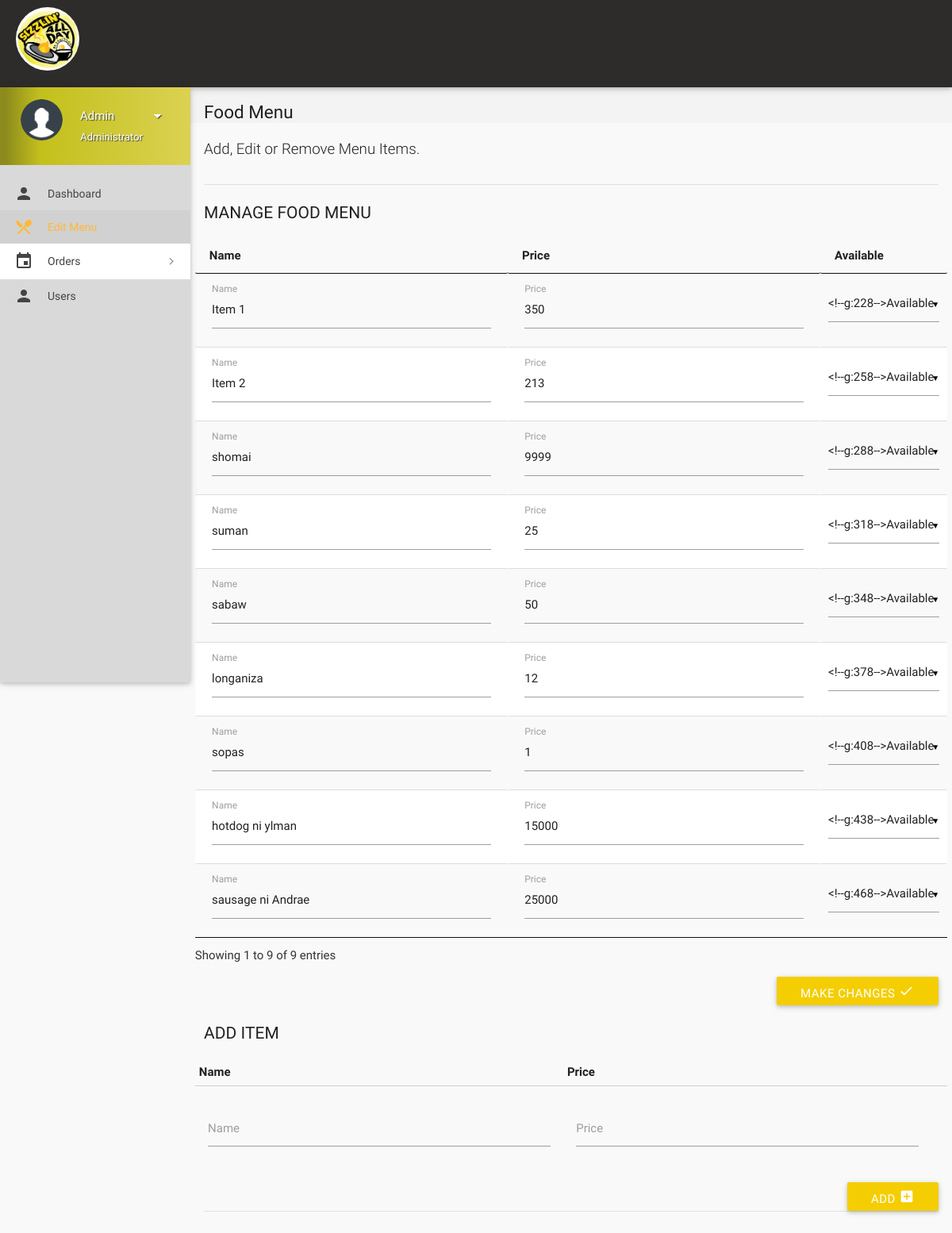
The page /Website/edit-menu.php (signed in) on the database its author committed.
### tables this page shows
CREATE TABLE `items` (
  `id` int(11) NOT NULL,
  `name` varchar(20) NOT NULL,
  `price` int(11) NOT NULL,
  `deleted` tinyint(4) NOT NULL DEFAULT 0
);

### Website/includes/connect.php (called while the page is built, shortened)
<?php
if(isset($_SESSION['name']))
$name = $_SESSION['name'];
if(isset($_SESSION['role']))
$role = $_SESSION['role'];
?>

### Website/edit-menu.php (the view, shortened to what this page needs)
<?php
include 'includes/connect.php';
	if($_SESSION['admin_sid']==session_id())
	{
		?>
<!DOCTYPE html>
<html lang="en">
<head>
  <link href="css/materialize.min.css" type="text/css" rel="stylesheet" media="screen,projection">
  <link href="css/style.min.css" type="text/css" rel="stylesheet" media="screen,projection">
  <link href="css/custom/custom.min.css" type="text/css" rel="stylesheet" media="screen,projection">
  <link href="js/plugins/perfect-scrollbar/perfect-scrollbar.css" type="text/css" rel="stylesheet" media="screen,projection">
  <link href="js/plugins/data-tables/css/jquery.dataTables.min.css" type="text/css" rel="stylesheet" media="screen,projection">
</head>
<body>
  <header id="header" class="page-topbar">
        <div class="navbar-fixed">
            <nav class="navbar-color">
                <div class="nav-wrapper">
                    <ul class="left">
                    <li><h1 class="logo-wrapper"><a href="index.php" class="brand-logo darken-1"><img src="img/logo.jpg"  alt="Logo" width="80px" height="80px"></a></h1></li>
                    </ul>
                </div>
            </nav>
        </div>
  </header>
  <div id="main">
    <div class="wrapper">
      <aside id="left-sidebar-nav">
        <ul id="slide-out" class="side-nav fixed leftside-navigation">
            <li class="user-details  light-blue darken-2">
            <div class="row">
                <div class="col col s4 m4 l4">
                    <img src="images/userav.png" alt="" class="circle responsive-img valign profile-image">
                </div>
                <div class="col col s8 m8 l8">
                    <a class="btn-flat dropdown-button waves-effect waves-light white-text profile-btn" href="#" data-activates="profile-dropdown"><?php echo $name;?> <i class="mdi-navigation-arrow-drop-down right"></i></a>
                    <p class="user-roal"><?php echo $role;?></p>
                </div>
            </div>
            </li>
            <li class="bold"><a href="details.php" class="waves-effect waves-light-blue"><i class="mdi-social-person"></i> Dashboard</a>
            </li>
            <li class="bold active"><a href="edit-menu.php" class="waves-effect waves-light-blue"><i class="mdi-maps-local-restaurant"></i> Edit Menu</a>
            </li>
                <li class="no-padding">
                    <ul class="collapsible collapsible-accordion">
                        <li class="bold"><a class="collapsible-header waves-effect waves-light-blue"><i class="mdi-editor-insert-invitation"></i> Orders</a>
                        </li>
                    </ul>
                </li>
            <li class="bold"><a href="users.php" class="waves-effect waves-light-blue"><i class="mdi-social-person"></i> Users</a>
            </li>
        </ul>
        </aside>
      <section id="content">
        <div id="breadcrumbs-wrapper">
          <div class="container">
            <div class="row">
              <div class="col s12 m12 l12">
                <h5 class="breadcrumbs-title">Food Menu</h5>
              </div>
            </div>
          </div>
        </div>
        <div class="container">
          <p class="caption">Add, Edit or Remove Menu Items.</p>
          <div class="divider"></div>
		  <form class="formValidate" id="formValidate" method="post" action="router/menu-router.php" novalidate="novalidate">
            <div class="row">
              <div class="col s12 m4 l3">
                <h4 class="header">Manage Food Menu</h4>
              </div>
              <div>
				<table id="data-table-admin" class="responsive-table display" cellspacing="0">
                    <thead>
                      <tr>
                        <th>Name</th>
                        <th>Price</th>
                        <th>Available</th>
                      </tr>
                    </thead>
                    <tbody>
				<?php
				$result = mysqli_query($con, "SELECT * FROM items");
				while($row = mysqli_fetch_array($result))
				{
					echo '<tr><td><div class="input-field col s12"><label for="'.$row["id"].'_name">Name</label>';
					echo '<input value="'.$row["name"].'" id="'.$row["id"].'_name" name="'.$row['id'].'_name" type="text" data-error=".errorTxt'.$row["id"].'"><div class="errorTxt'.$row["id"].'"></div></td>';
					echo '<td><div class="input-field col s12 "><label for="'.$row["id"].'_price">Price</label>';
					echo '<input value="'.$row["price"].'" id="'.$row["id"].'_price" name="'.$row['id'].'_price" type="text" data-error=".errorTxt'.$row["id"].'"><div class="errorTxt'.$row["id"].'"></div></td>';
					echo '<td>';
					if($row['deleted'] == 0){
						$text1 = 'selected';
						$text2 = '';
					}
					else{
						$text1 = '';
						$text2 = 'selected';
					}
					echo '<select name="'.$row['id'].'_hide">
                      <option value="1"'.$text1.'>Available</option>
                      <option value="2"'.$text2.'>Not Available</option>
                    </select></td></tr>';
				}
				?>
                    </tbody>
</table>
              </div>
			  <div class="input-field col s12">
                              <button class="btn  light-blue waves-effect waves-light right" type="submit" name="action">Make Changes
                                <i class="mdi-action-done"></i>
                              </button>
                            </div>
            </div>
			</form>
		  <form class="formValidate" id="formValidate1" method="post" action="router/add-item.php" novalidate="novalidate">
            <div class="row">
              <div class="col s12 m4 l3">
                <h4 class="header">Add Item</h4>
              </div>
              <div>
<table>
                    <thead>
                      <tr>
                        <th data-field="id">Name</th>
                        <th data-field="name">Price</th>
                      </tr>
                    </thead>
                    <tbody>
				<?php
					echo '<tr><td><div class="input-field col s12"><label for="name">Name</label>';
					echo '<input id="name" name="name" type="text" data-error=".errorTxt01"><div class="errorTxt01"></div></td>';
					echo '<td><div class="input-field col s12 "><label for="price" class="">Price</label>';
					echo '<input id="price" name="price" type="text" data-error=".errorTxt02"><div class="errorTxt02"></div></td>';
					echo '<td></tr>';
				?>
                    </tbody>
</table>
              </div>
			  <div class="input-field col s12">
                              <button class="btn  light-blue waves-effect waves-light right" type="submit" name="action">Add
                                <i class="mdi-content-add-box"></i>
                              </button>
                            </div>
            </div>
			</form>
            <div class="divider"></div>
          </div>
        </div>
        </div>
</body>
</html>
<?php
	}
?>

### Website/edit-menu.php (style rules this page uses)
.input-field label.active { width:100%; }

### rows shown on the page
items: name "Item 1", price "350"
items: name "Item 2", price "213"
items: name "shomai", price "9999"
items: name "suman", price "25"
items: name "sabaw", price "50"
items: name "longaniza", price "12"
items: name "sopas", price "1"
items: name "hotdog ni ylman", price "15000"
items: name "sausage ni Andrae", price "25000"

### other values the page prints
$name "Admin"
$role "Administrator"
